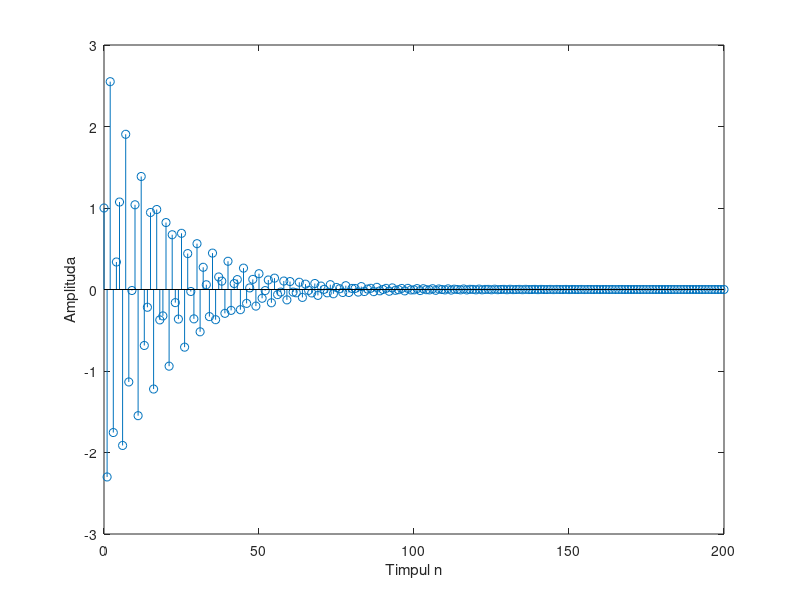

MATLAB code to generate this figure:
% Programul P2_8
% Testarea stabilitatii bazat pe suma valorilor absolute ale elementelor raspuns impuls
clf;
num=[1 -0.8]; den=[1 1.5 0.9];
N=200;
h=impz(num,den,N+1);
parsum=0;
for k=1:N+1;
 parsum=parsum+abs(h(k));
 if abs(h(k))<10^(-6), break, end
end
% Afisarea raspuns impuls 
n=0:N;
stem(n,h);
xlabel('Timpul n'); ylabel('Amplituda');
disp('Valoarea='); disp(abs(h(k))); %Afisarea valorilor
